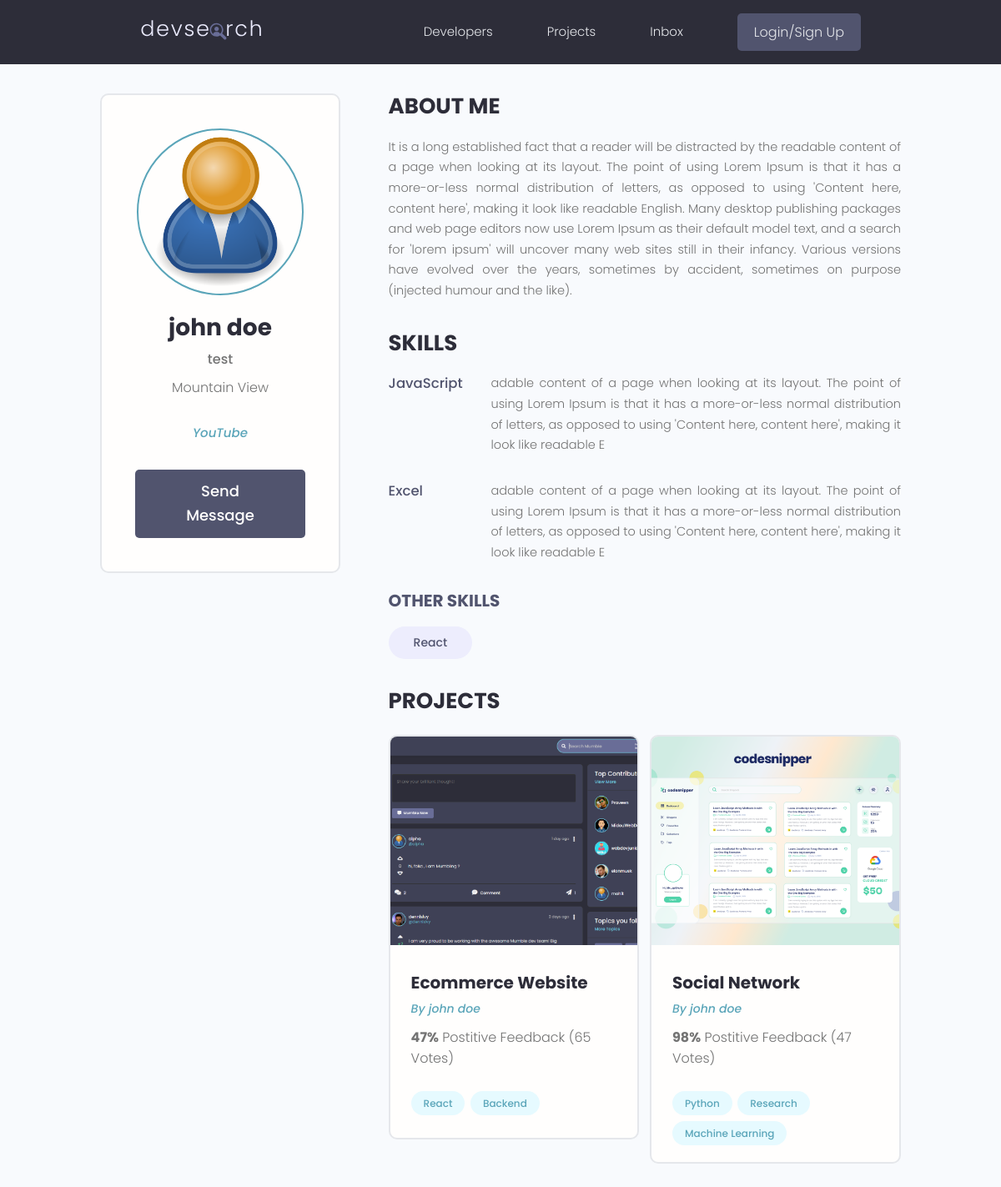
Page /profile/5dddd944-1e4d-47a9-9ec5-c0e2fea5fa75/ on the committed database.
### users/models.py (models this page shows, shortened)
class Profile(models.Model):
    user=models.OneToOneField(User, on_delete=models.CASCADE, null=True,blank=True)
    name=models.CharField(max_length=200,null=True,blank=True)
    email=models.EmailField(max_length=500,null=True,blank=True)
    username=models.CharField(max_length=200,null=True,blank=True)
    location=models.CharField(max_length=200,null=True,blank=True)
    short_intro=models.CharField(max_length=200,null=True,blank=True)
    bio=models.TextField(null=True,blank=True)
    profile_image=models.ImageField(null=True,blank=True,default="profiles/user-default.png", upload_to='profiles/')
    social_github=models.CharField(max_length=200,null=True,blank=True)
    social_twitter=models.CharField(max_length=200,null=True,blank=True)
    social_linkedin=models.CharField(max_length=200,null=True,blank=True)
    social_youtube=models.CharField(max_length=200,null=True,blank=True)
    social_website=models.CharField(max_length=200,null=True,blank=True)
    created=models.DateTimeField(auto_now_add=True)
    id=models.UUIDField(default=uuid.uuid4,unique=True,primary_key=True,editable=False)

class Skill(models.Model):
    owner=models.ForeignKey(Profile,on_delete=models.CASCADE,null=True,blank=True)
    name = models.CharField(max_length=200)
    description=models.TextField(null=True,blank=True)
    created=models.DateTimeField(auto_now_add=True)
    id=models.UUIDField(default=uuid.uuid4,unique=True,primary_key=True,editable=False)

### projects/models.py (models this page shows, shortened)
class Project(models.Model):
    owner=models.ForeignKey(Profile,null=True, blank=True,on_delete=models.SET_NULL)
    title=models.CharField(max_length=200)
    description=models.TextField(null=True,blank=True)
    featured_image=models.ImageField(null=True,blank=True,default='default.jpeg')
    demo_link=models.CharField(max_length=2000,null=True,blank=True)
    source_link=models.CharField(max_length=2000,null=True,blank=True)
    tags=models.ManyToManyField('Tag',blank=True)
    vote_total=models.IntegerField(default=0, null=True,blank=True)
    vote_ratio=models.IntegerField(default=0, null=True,blank=True)
    created=models.DateTimeField(auto_now_add=True)
    id=models.UUIDField(default=uuid.uuid4,unique=True,primary_key=True,editable=False)

class Tag(models.Model):
    name=models.CharField(max_length=200)
    created=models.DateTimeField(auto_now_add=True)
    id=models.UUIDField(default=uuid.uuid4,unique=True,primary_key=True,editable=False)
    def __str__(self):
        return self.name

### users/views.py (the view)
# urls.py: path('profile/<str:pk>/',views.userProfile,name="user-profile"),
def userProfile(request,pk):
    profile=Profile.objects.get(id=pk)
    topSkills=profile.skill_set.exclude(description__exact="")
    otherSkills=profile.skill_set.filter(description="")
    context={'profile':profile,'topSkills':topSkills,'otherSkills':otherSkills}
    return render(request,'users/user-profile.html',context)

### users/templates/users/user-profile.html (shortened to what this page needs)
{% extends 'main.html' %}
{% block content %}
<main class="profile my-md">
    <div class="container">
      <div class="layout">
        <div class="column column--1of3">
          <div class="card text-center">
            <div class="card__body dev">
              <img class="avatar avatar--xl" src="{{profile.profile_image.url}}" />
              <h2 class="dev__name">{{profile.name}}</h2>
              <p class="dev__title">{{profile.short_intro}}</p>
              <p class="dev__location">{{profile.location}}</p>
              <ul class="dev__social">
                {% if profile.social_youtube%}
                <li>
                  <a title="YouTube" href="{{profile.social_youtube}}" target="_blank"><i class="im im-youtube">YouTube</i></a>
                </li>
                {% endif %}
              </ul>
              <a href="#" class="btn btn--sub btn--lg">Send Message </a>
            </div>
          </div>
        </div>
        <div class="column column--2of3">
          <div class="devInfo">
            <h3 class="devInfo__title">About Me</h3>
            <p class="devInfo__about">
              {{profile.bio}}
            </p>
          </div>
          <div class="devInfo">
            <h3 class="devInfo__title">Skills</h3>
            <div class="devInfo__skills">
                {%for skill in topSkills%}
              <div class="devSkill">
                <h4 class="devSkill__title">{{skill.name}}</h4>
                <p class="devSkill__info">
                  {{skill.description}}
                </p>
              </div>
              {%endfor%}
              <h3 class="devInfo__subtitle">Other Skills</h3>
              <div class="devInfo__otherSkills">
                {% for skill in otherSkills%}
                <span class="tag tag--pill tag--sub tag--lg">
                  <small>{{skill.name}}</small>
                </span>
                {%endfor%}
              </div>
            </div>
          </div>
          <div class="devInfo">
            <h3 class="devInfo__title">Projects</h3>
            <div class="grid grid--two">
            {% for project in profile.project_set.all %}
              <div class="column">
                <div class="card project">
                  <a href="{% url 'project' project.id %}" class="project">
                    <img class="project__thumbnail" src="{{project.featured_image.url}}" alt="project thumbnail" />
                    <div class="card__body">
                      <h3 class="project__title">{{project.title}}</h3>
                      <p><a class="project__author" href="{% url 'user-profile' project.owner.id %}">By {{project.owner.name}}</a></p>
                      <p class="project--rating">
                        <span style="font-weight: bold;">{{project.vote_ratio}}%</span> Postitive
                        Feedback ({{project.vote_total}} Vote{{project.vote_total|pluralize:"s"}})
                      </p>
                      <div class="project__tags">
                        {% for tag in project.tags.all %}
                        <span class="tag tag--pill tag--main">
                          <small>{{tag}}</small>
                        </span>
                        {% endfor %}
                      </div>
                    </div>
                  </a>
                </div>
              </div>
              {% endfor %}
            </div>
          </div>
        </div>
      </div>
    </div>
  </main>
{% endblock content%}

### static/styles/app.css (style rules this page uses)
:root { --color-sub: #2d2d39; }
.btn--sub { background-color: var(--color-sub-light); }
.card { border: 2px solid var(--color-light); }
img { width: 100%; }
.profile .card > .dev { padding: 4rem; }
.dev__name { color: var(--color-sub); font-size: 2.8rem; font-weight: 700; margin-top: 1rem; margin-bottom: 0.5rem; }
.dev__title { font-size: 1.6rem; font-weight: 500; line-height: 1.3; }
.dev__location { margin-top: 1rem; }
.dev__social { margin: 3rem 0; list-style: none; display: flex; justify-content: center; gap: 1.5rem; }
.devInfo { margin-bottom: 3rem; }
.devInfo__title, .devInfo__subtitle { font-size: 2.6rem; color: var(--color-sub); text-transform: uppercase; font-weight: 700; margin-bottom: 1.5rem; }
.devInfo__subtitle { font-size: 2rem; color: var(--color-sub-light); }
.devInfo__about, .devSkill__info { font-size: 1.45rem; line-height: 1.7; text-align: justify; }
.devSkill { margin-bottom: 3rem; }
.devSkill__title { font-size: 1.65rem; font-weight: 500; color: var(--color-sub-light); }
@media screen and (min-width: 700px) { .devSkill { display: flex; justify-content: space-between; gap: 3rem; } }
@media screen and (min-width: 700px) { .devSkill__info { flex-basis: 80%; } }
.project__author { font-size: 1.4rem; font-style: italic; }
.project--rating { margin-bottom: 1.6em; margin-top: .5em; }
.project__thumbnail { height: 25rem; object-fit: cover; object-position: top center; }
.project__title { font-size: 2rem; font-weight: 700; color: var(--color-sub); }

### static/uikit/styles/modules/_variables.css (style rules this page uses)
:root { --color-main: #5aa5b9; --color-main-light: #e6faff; --color-sub: #3f4156; --color-sub-light: #51546e; --color-sub-lighter: #ededfd; --color-text: #737373; --color-gray: #8b8b8b; --color-light: #e5e7eb; --color-light-gray: #767676; --color-bg: #f8fafd; --color-white: #fffefd; --color-white-light: #f3f3f3; --color-success: #359e64; --color-success-bg: #def8e8; --color-error: #fc4b0b; --color-error-bg: #fff2ee; --font-base: 'Poppins', arial, helvetica, 'Segoe UI', roboto, ubuntu, sans-serif; --font-monospace: 'Fira Code', 'Courier New', courier, monospace; --font-regular: 300; --font-medium: 500; --font-bold: 700; --generic-shadow: 1px 1px 5px #00000010; --generic-transition: all 0.3s ease-in-out; }

### static/uikit/styles/modules/_base.css (style rules this page uses)
* { margin: 0; padding: 0; box-sizing: border-box; text-rendering: optimizeLegibility; color: inherit; font-size: inherit; }
html { font-size: 50%; }
@media only screen and (min-width: 480px) { html { font-size: 56.25%; } }
@media only screen and (min-width: 1200px) { html { font-size: 62.5%; } }
body { line-height: 1.6; font-weight: 400; font-size: 1.5rem; color: var(--color-text); background-color: var(--color-bg); min-height: 100vh; }

### static/uikit/styles/modules/_typography.css (style rules this page uses)
* { font-family: var(--font-base); }
h2 { font-size: 3.6rem; font-weight: var(--font-bold); }
h3 { font-size: 3.2rem; font-weight: var(--font-medium); }
h4 { font-size: 2.8rem; font-weight: var(--font-medium); }
p, span, strong { font-size: 1.6rem; color: var(--color-text); font-weight: var(--font-regular); }
a { padding-bottom: 2px; text-decoration: none; display: inline-block; color: var(--color-main); font-weight: var(--font-medium); }

### static/uikit/styles/modules/_utilities.css (style rules this page uses)
.container { width: 92%; max-width: 165rem; margin: 0 auto; box-sizing: border-box; }
@media screen and (min-width: 1000px) { .container { width: 90%; } }
@media screen and (min-width: 1200px) { .container { width: 80%; } }
.text-center { text-align: center; }
.my-md { margin: 3rem auto; }

### static/uikit/styles/modules/_avatar.css (style rules this page uses)
.avatar { border-radius: 50%; border: 2px solid var(--color-main); object-fit: cover; }
.avatar--xl { height: 20rem; width: 20rem; }

### static/uikit/styles/modules/_button.css (style rules this page uses)
.btn { display: inline-block; position: relative; cursor: pointer; background-color: var(--color-light); font-weight: var(--font-medium); color: var(--color-sub); text-decoration: none; padding: 1rem 2rem; border-radius: 0.5rem; border: none; width: -webkit-fit-content; width: -moz-fit-content; width: fit-content; height: -webkit-fit-content; height: -moz-fit-content; height: fit-content; font-size: 1.6rem; outline-width: 0; outline-color: transparent; -webkit-backface-visibility: hidden; backface-visibility: hidden; transition: all 0.3s ease-in-out; }
.btn--sub { background-color: var(--color-sub); color: var(--color-white); }
.btn--lg { font-size: 1.8rem; padding: 1.2rem 4.5rem; }

### static/uikit/styles/modules/_card.css (style rules this page uses)
.card { border-radius: 1rem; background-color: var(--color-white); border: 1.5px solid var(--color-light); width: auto; height: auto; margin-top: 0.5rem; margin-bottom: 0.5rem; overflow: hidden; }
.card__body, .card__header { padding: 2rem 2.5rem; }

### rows in the picture
Profile: profile_image (placeholder picture), name "john doe", short_intro "test", location "Mountain View", bio "It is a long established fact that a reader will be distracted by the readable content of a page when looking at its layout. The point of using Lorem Ipsum is that it has a more-or-less normal distribution of letters, as opposed to using 'Content here, content here', making it look like readable English. Many desktop publishing packages and web page editors now use Lorem Ipsum as their default model text, and a search for 'lorem ipsum' will uncover many web sites still in their infancy. Various versions have evolved over the years, sometimes by accident, sometimes on purpose (injected humour and the like)."
Skill: name "JavaScript", description "adable content of a page when looking at its layout. The point of using Lorem Ipsum is that it has a more-or-less normal distribution of letters, as opposed to using 'Content here, content here', making it look like readable E"
Skill: name "Excel", description "adable content of a page when looking at its layout. The point of using Lorem Ipsum is that it has a more-or-less normal distribution of letters, as opposed to using 'Content here, content here', making it look like readable E"
Skill: name "React"
Project: featured_image (picture), title "Ecommerce Website", owner.name "john doe", vote_ratio "47", vote_total "65"
Tag: name "React"
Tag: name "Backend"
Project: featured_image (picture), title "Social Network", owner.name "john doe", vote_ratio "98", vote_total "47"
Tag: name "Python"
Tag: name "Research"
Tag: name "Machine Learning"
